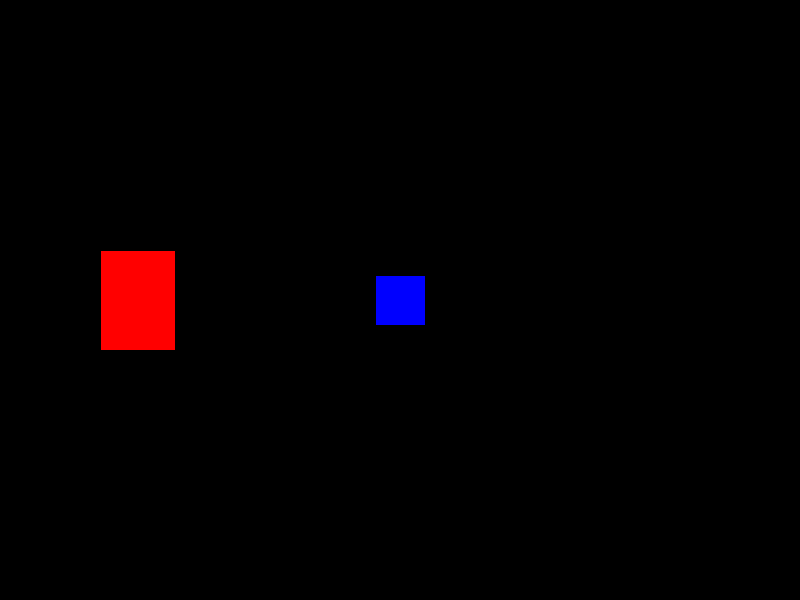
Frame 1 (no input)
Frame 60 (the mouse pressed at the canvas centre just before this capture): identical to frame 1, image omitted
Frame 120 (the mouse held since frame 60 and released just before this capture): identical to frame 1, image omitted

The Processing sketch that drew this single still picture (run headless with seeded random() and noise(); from frame 60 on, the mouse is pressed at the canvas centre):

// Processing sketch: CollisionMethod
// ── CollisionMethod.pde
// player variables
float playerX, playerY, playerW, playerH;

// block variables
float blockX, blockY, blockW, blockH;

// control variables
boolean right, left, up, down;


void setup(){
  size(800, 600);
  
  // initial player position
  playerX = 100;
  playerY = 250;
  playerW = 75;
  playerH = 100;
  
  // block position
  blockX = 375;
  blockY = 275;
  blockW = 50;
  blockH = 50;
  
  // control values
  right = false;
  left = false;
  down = false;
  up = false;
}


void draw(){
  // black background
  background(0);
  
  // draw block
  // blue fill
  fill(0,0,255);
  rect(blockX, blockY, blockW, blockH);
  
  // draw the player
  // red fill
  fill(255,0,0);
  rect(playerX, playerY, playerW, playerH);
  
  // player controls
  if(right){
    playerX = playerX + 3;
  }else if(left){
    playerX = playerX - 3;
  }
  
  if(up){
    playerY = playerY - 3;
  }else if(down){
    playerY = playerY + 3;
  }
  
  if(collides(playerX, playerY, playerW, playerH, blockX, blockY, blockW, blockH)){
    fill(0,255,0);
    rect(100,100,100,100);
  }
  
}

// runs any time a key is pressed
void keyPressed(){
  // set the appropriate action based on the key
  if(key == 'a'){
    left = true;
  }else if(key == 'd'){
    right = true;
  }else if(key == 'w'){
    up = true;
  }else if(key == 's'){
    down = true;
  }
}

// runs any time a key is released
void keyReleased(){
  if(key == 'a'){
    left = false;
  }else if(key == 'd'){
    right = false;
  }else if(key == 'w'){
    up = false;
  }else if(key == 's'){
    down = false;
  }
}

boolean collides(float x1, float y1, float w1, float h1, float x2, float y2, float w2, float h2){  
  // not colliding?
  if(x1 + w1 < x2 || x1 > x2 + w2 || 
     y1 + h1 < y2 || y1 > y2 + h2){
      // send the answer of NO
      return false;
  }else{
      // send the answer of YES
      return true;
  }
  
}
